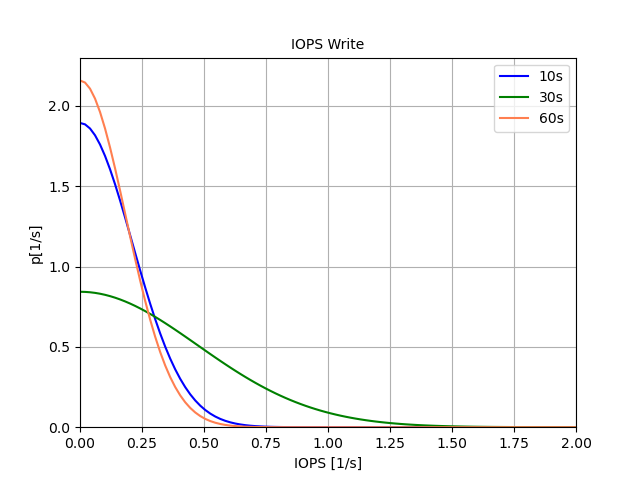

Write Python code to recreate this figure.
import matplotlib.pyplot as plt
import scipy.stats
import numpy as np


x_min = 0.0
x_max = 2

mean_10 = 0
std_10 = 0.210707

mean_30 = 0
std_30 = 0.473381

mean_60 = 0
std_60 = 0.1849

x = np.linspace(x_min, x_max, 100)

y_10 = scipy.stats.norm.pdf(x,mean_10,std_10)
y_30 = scipy.stats.norm.pdf(x,mean_30,std_30)
y_60 = scipy.stats.norm.pdf(x,mean_60,std_60)

fig = plt.figure()
ax = plt.subplot(111)

ax.plot(x, y_10, label='10s', color='blue')
ax.plot(x, y_30, label='30s', color='green')
ax.plot(x, y_60, label='60s', color='coral')

plt.grid()

plt.xlim(x_min,x_max)
plt.ylim(0,2.3)

plt.title('IOPS Write',fontsize=10)
ax.legend()

plt.xlabel('IOPS [1/s]')
plt.ylabel('p[1/s]')

plt.savefig("Write_IOPS.png")
#plt.show()